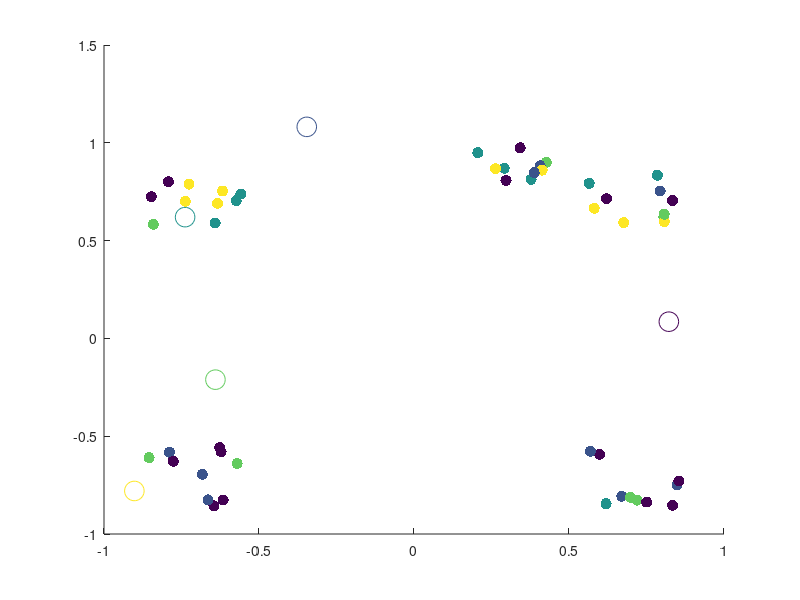

Reproduce this figure in MATLAB. (Note: this script raises an error after producing the figure.)
%% Random Initalization
% yeet
% Topic I.6 - Alternating Minimization Scheme Algorithm for k-Means Clustering*
% 
% Clear the workspace and close all figure windows

close all; clear all;

load Q1data.mat; 

[n,m]= size(XData); 

% Set the number of clusters (k)
k=5;

% Assign each data vector, randomly to one of the k clusters
IndexSet = randi(k,n,1);

% Plot the data
scatter(XData(:,1),XData(:,2),64,IndexSet,'filled');
hold on

% Create data structures to store the weight vectors for cluster (c), and the 
% weight vectors from the previous iteration (cPrev)
c = zeros(k,m);
cPrev = zeros(k,m);

% Randomly initialize the weight vectors so that each component is sampled from 
% the interval [-1,1]
c = -1.2 + 2.4*rand(k,m);

% Plot the initial weight vectors
scatter(c(:,1),c(:,2),200,linspace(1,k,k))
hold off
pause



%% K++ initalization 

close all; clear all; clc;
% for funsies attempt at k++ initalization 

% 100 2-dimensional points, each points is a vector! 
%hopefully this is like quakes data
load Q1data.mat


%number of clusters; 
k =4; 

[n,m]=size(XData);



[c,IndexSet]= KPlusPlusInit(XData,k);




% Plot the data
scatter(XData(:,1),XData(:,2),64,IndexSet,'filled');
hold on
scatter(c(:,1),c(:,2),200,linspace(1,k,k))
hold off

%% The Alternating Minimization Scheme
doneFlag=0;

% Keep alternating updates to weight vectors and cluster assignments until weight 
% vectors no longer change their locations

while (~doneFlag)

    % Update the weight vectors in each cluster via the centroid formula
    for i=1:k 

        % Find the indices for all data vectors currently in cluster i
        ClusterIndices = find(IndexSet==i);

        % Find the number of data vectors currently in cluster i
        NumVecsInCluster = size(ClusterIndices,1);

        % Create a data structure to store weight vector for the current
        % cluster
        c(i,:)=0; 

        % Update cluster vector using the centroid formula
        for j=1:NumVecsInCluster
            for l=1:m
                c(i,l) = c(i,l) + XData(ClusterIndices(j,1),l)/NumVecsInCluster;
            end
        end

    end

    % Plot the updated weight vectors for each cluster
    scatter(XData(:,1),XData(:,2),64,IndexSet,'filled')
    hold on
    scatter(c(:,1),c(:,2),200,linspace(1,k,k))
    %pause
    
    % Now reassign all data vectors to the closest weight vector (cluster)

    % Create a data structure to store closest weight vector for each data
    % point
    closestCluster=zeros(n,1);

    % Reassign each data vector to the new, closest cluster
    for d=1:n

        % Store the coordinates of the current data vector
        xD = XData(d,:);

        % Set the minimum distance tracker to be a very large number
        sqDistMin=1e16;

        % Find the closest weight vector (cluster) to the current data
        % vector
        for i=1:k
            sqDist = norm(c(i,:)-xD,2);

            % If the distance is less than the current min, assign the
            % current data vector to this cluster
            if sqDist<sqDistMin
                closestCluster(d)=i;
                sqDistMin=sqDist;
            end

        end
    end

    % Update the assignments of the data vectors to their new clusters
    IndexSet = closestCluster;
    
    % Plot the data and the updated weight vectors
    hold off
    scatter(XData(:,1),XData(:,2),64,IndexSet,'filled')
    hold on
    scatter(c(:,1),c(:,2),200,linspace(1,k,k))
    hold off
    %pause
    
    % Terminate the alternating scheme if the weight vectors are unaltered
    % relative to the previous iteration
    if c==cPrev
        doneFlag=1;
    else
        cPrev=c;
    end
end


%% Calculation of Overall Coherence

% computes overall coherence AFTER K-Means! 
OvCo=oaco(XData,IndexSet,c)



%% 10 initalizations

close all; clear all; clc;



% 50  2-dimensional points, each points is a vector! 
%hopefully this is like quakes data
load Q1data.mat



rng(33)

% initalization :) heh
OvCO_forkPP = zeros(1,10);
OvCO_forRand = zeros(1,10); 
% number of clusters


k=5; 


% random initalization;

for realz = 1:10
    [n,m]= size(XData);
    IndexSeti = randi(k,n,1);
    ci = -1.2 + 2.4*rand(k,m);
    
    % scatter(XData(:,1),XData(:,2),64,IndexSeti,'filled')
    %     hold on
    %     scatter(ci(:,1),ci(:,2),200,linspace(1,k,k))
    %     hold off
    %     pause 
    %     
    
    % this runs the k-means algorithim
    [IndexSetf,cf]= kmeans493(XData,k,IndexSeti,ci);
    OvCo=oaco(XData,IndexSetf,cf);
    OvCO_forRand(:,realz) = OvCo ; % this creates a vector of the overall coherence
    
    %   scatter(XData(:,1),XData(:,2),64,IndexSetf,'filled')
    %     hold on
    %     scatter(cf(:,1),cf(:,2),200,linspace(1,k,k))
    %     hold off


end 


%k++ initalization 
for realz = 1:10  

    [ci,IndexSeti]=KPlusPlusInit(XData,k);
    
    %  scatter(XData(:,1),XData(:,2),64,IndexSeti,'filled')
    %     hold on
    %     scatter(ci(:,1),ci(:,2),200,linspace(1,k,k))
    %     hold off
    %     pause 
        
        %runs k means
   
    %uses a random     scheme for intial index
    %[IndexSetf,cf]= kmeans493(XData,k,randi(k,size(XData,1),1),ci);    
    [IndexSetf,cf]= kmeans493(XData,k,IndexSeti,ci);
    
    OvCo=oaco(XData,IndexSetf,cf);
    OvCO_forkPP(:,realz) = OvCo ; 
    
    %   scatter(XData(:,1),XData(:,2),64,IndexSetf,'filled')
    %     hold on
    %     scatter(cf(:,1),cf(:,2),200,linspace(1,k,k))
    %     hold off
end 




mean(OvCO_forkPP)
mean(OvCO_forRand)



%% Elbow Method

clc; clear all; close all; 

load Q1data.mat

suck =8; 
initalz =5; 

% rows is number of initlizations we use, coloumns is values of k 
% for each initilization scheme
mat2PlotKPP = zeros(initalz,suck); 
mat2PlotRand =zeros(initalz,suck); 

for k=1:suck
   
    
    for realz = 1:initalz

    [ci,IndexSeti]=KPlusPlusInit(XData,k);
        
        %runs k means
        
    [IndexSetf,cf]= kmeans493(XData,k,IndexSeti,ci);
    
    OvCo=oaco(XData,IndexSetf,cf);
    mat2PlotKPP(realz,k) = OvCo; 
    end 
    
    
    
     for realz = 1:initalz

    [n,m]= size(XData);
    IndexSeti = randi(k,n,1);
    ci = -1.2 + 2.4*rand(k,m);
        
        %runs k means
        
    [IndexSetf,cf]= kmeans493(XData,k,IndexSeti,ci);
    
    OvCo=oaco(XData,IndexSetf,cf);
    mat2PlotRand(realz,k) = OvCo; 
     end 
    
    
    
end 



subplot(1,2,1)
for iter = 1:5
    plot(1:suck, mat2PlotKPP(iter,:),'LineWidth',1.5,'Marker',"*",'LineStyle','--')
    hold on;
    title('Elbow Plot for K++ Initalization')
    xlabel('Number of Clusters (k)')
    ylabel('Overall Coherence y')
    %rectangle('Position',[4-1 7-1 1 1],'Curvature',[.5 .5]) 
    %legend('Realiz 1','Realiz 4','Realiz 3','Realiz 4','Realiz 5')
    grid on;
end 



hold on; 

subplot(1,2,2)
for iter = 1:5
    plot(1:suck, mat2PlotRand(iter,:),'LineWidth',1.5,'Marker',"*",'LineStyle','--')
     hold on;
    title('Elbow Plot for Random Initalization')
    xlabel('Number of Clusters (k)')
    ylabel('Overall Coherence y')
    legend('Realiz 1','Realiz 4','Realiz 3','Realiz 4','Realiz 5')
    grid on;
end 




%% MNIST PART 3


% somehow need to get data 

XDataM = DatHaider(100)

for suck3= 3:10
    [c,IndexSeti]=kPlusPlusInit(XDataM,suck3,42)
end 
